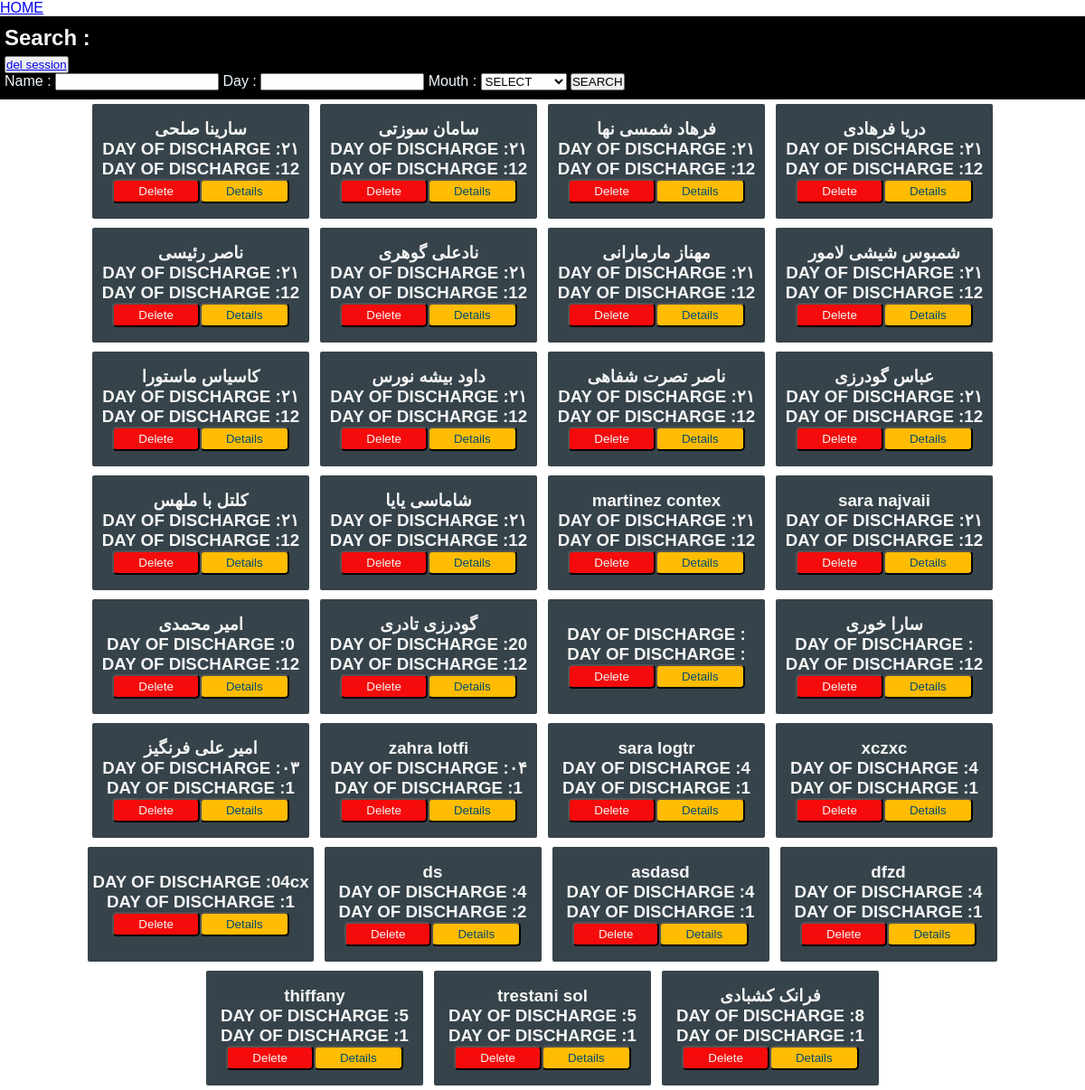
The page /pages/allFiles.php on the database as committed earlier.
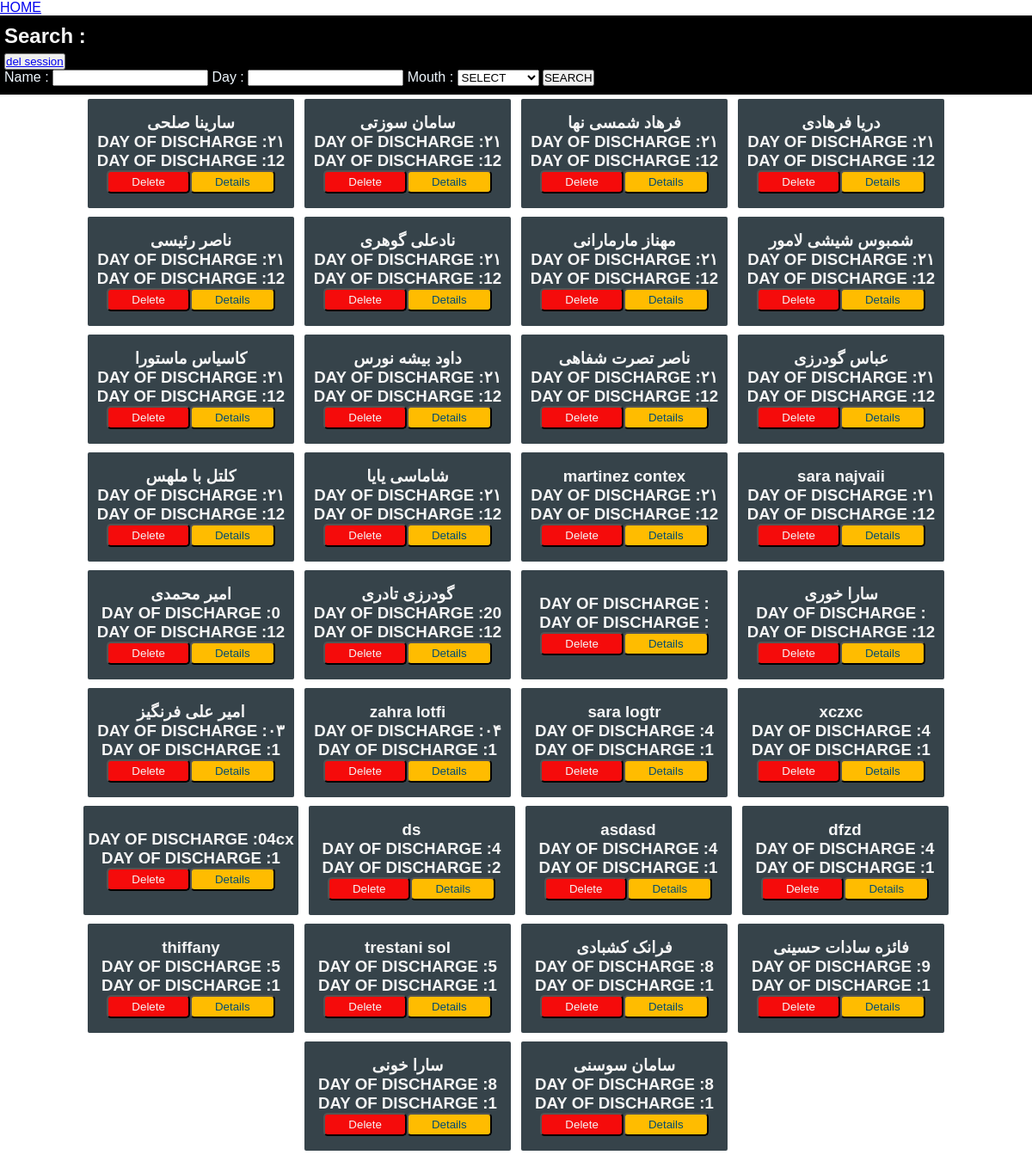
The same page on the database as committed later.
### tables this page shows
CREATE TABLE "files" (
	"id"	INTEGER,
	"name"	TEXT,
	"discharge_day"	INTEGER,
	"discharge_mouth"	INTEGER,
	"note"	TEXT,
	"status"	INTEGER,
	"unit"	INTEGER,
	PRIMARY KEY("id" AUTOINCREMENT)
);

### pages/allFiles.php (the view, shortened to what this page needs)
<?php
include "./../body/head.php";
include "./../DB/dataBase.php";
if(isset($_SESSION['data'])){
$data = $_SESSION['data'];
}else{
  $query = "SELECT * FROM files";
  $stmt = $con->prepare($query);
  $stmt->execute();
  $data =  $stmt->fetchAll(PDO::FETCH_ASSOC);
}
?>
<a href="./index.php">HOME</a>
<div style="background: black;
    margin-top: 0px;
    padding: 10px 5px;">
    <h2 style="color: whitesmoke;margin-bottom: 6.25px;">Search : </h2>
    <button><a href="./../act/delsession.php">del session</a></button>
     <form action="./../act/searchData2DB.php" method="POST">
      <label for="name">Name : </label>
      <input name="name" type="text">
      <label for="discharge_day">Day : </label>
      <input name="discharge_day" type="number">
      <label for="discharge_mouth">Mouth : </label>
      <select name="discharge_mouth" id="">
        <option value="">SELECT</option>
      </select>
      <button type="submit">SEARCH</button>
     </form>
    </div>
    <div style="display: flex;justify-content: CENTER;flex-wrap: wrap;">
      <?php  foreach($data as $dt){   ?>
      <div style="    background-color: #36434a;
    margin-inline: 5px;
    margin: 5px 6px;
    min-width: 240px;
    display: flex;
    flex-direction: column;
    justify-content: center;
    align-items: center;
    padding: 17px 5PX;
    border-radius: 2px;
    color:whitesmoke;">
        <h3><?= $dt['name']?></h3>
        <div style="display: flex;">
            <H3>DAY OF DISCHARGE : </H3>
            <h3><?= $dt['discharge_day'];?></h3>
        </div>
         <DIV style="display: flex;">
         <H3>DAY OF DISCHARGE : </H3>
        <h3><?= $dt['discharge_mouth'];?></h3>
         </DIV>
             <div style="display: flex;justify-content: space-around;">
             <button style="background-color:#f50b0b ;padding: 4px 27px; border-radius: 5px;" type="button"><a style="text-decoration: none; color:whitesmoke" href="./../act/delete.php?id=<?= $dt['id']; ?>">Delete</a></button>
             <button type="button" style="background: #ffbc00;
             padding: 4px 27px;
             border-radius: 5px;"><a style="text-decoration: none;color: #034c70;" href="./fileSingle.php?id=<?= $dt['id'];?>">Details</a></button>
            </div>
      </div>
      <?php }?>
    </div>

### body/head.php (shortened to what this page needs)
<!DOCTYPE html>
<html lang="en">
<head>
    <link rel="stylesheet" href="./../style.css">
</head>

### style.css (style rules this page uses)
* { margin: 0; padding: 0; box-sizing: border-box; }
label { color: aliceblue; }

Rows that differ between the two databases and show on the page:
added files: name "فائزه سادات حسینی", discharge_day "9", discharge_mouth "1"
added files: name "سارا خونی", discharge_day "8", discharge_mouth "1"
added files: name "سامان سوسنی", discharge_day "8", discharge_mouth "1"
